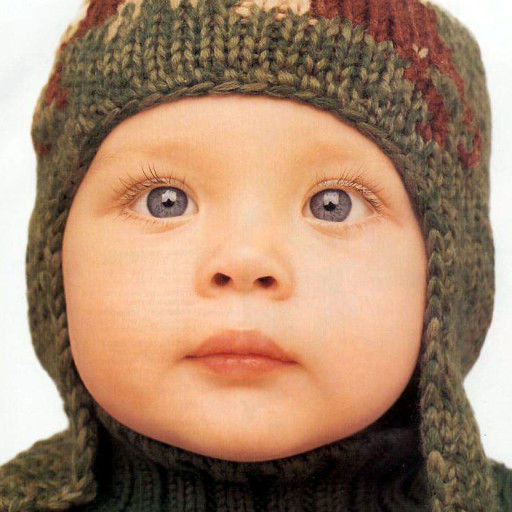
#> input picture input/Set5/Set5/baby.png, 512 x 512 px
$ python test_matcher.py
#> lines starting #> are read from the running program, lines starting #| are printed output that depends on the picture
### src/utils.py
import numpy as np
import cv2

def rgb2yiq(img_rgb):
    """
    Converts an RGB image into the YIQ color space.

    YIQ is the color space used by the NTSC color TV system.
    - Y (Luminance): Represents brightness/intensity (Super-Resolution is applied here).
    - I (In-phase): Represents the orange-blue range.
    - Q (Quadrature): Represents the purple-green range.

    Args:
        img_rgb (np.ndarray): Input RGB image with shape (H, W, 3) and values in range [0, 1].

    Returns:
        np.ndarray: The image converted to YIQ space with shape (H, W, 3).
    """
    # Standard NTSC conversion matrix
    yiq_matrix = np.array([[0.299, 0.587, 0.114],
                           [0.596, -0.274, -0.322],
                           [0.211, -0.523, 0.312]])

    h, w, c = img_rgb.shape

    # Flatten pixels to allow matrix multiplication
    img_reshaped = img_rgb.reshape(-1, 3)

    # Apply linear transformation: YIQ = RGB * Matrix^T
    img_yiq = np.dot(img_reshaped, yiq_matrix.T)

    return img_yiq.reshape(h, w, c)

# [26 lines left out: function yiq2rgb, not called in this run]

def imread_normalized(path):
    """
    Reads an image from disk, converts BGR to RGB, and normalizes pixel values to [0, 1].

    Args:
        path (str): File path to the image.

    Returns:
        np.ndarray: Loaded image as float32 array in RGB format.

    Raises:
        FileNotFoundError: If the image cannot be read from the path.
    """

    # OpenCV reads in BGR format by default
    img = cv2.imread(path)
    if img is None:
        raise FileNotFoundError(f"File not found: {path}")

    # Convert BGR -> RGB
    img = cv2.cvtColor(img, cv2.COLOR_BGR2RGB)

    # Normalize to [0, 1] range for numerical stability in SR algorithms
    return img.astype(np.float32) / 255.0

# [61 lines left out: functions imsave_normalized, degrade_gaussian_subsample, not called in this run]

### src/pyramid.py
import cv2
import numpy as np

def create_gaussian_pyramid(
    image,
    scale_factor=1.25,
    min_size=32,
    max_depth=6
):
    """
    Generates a Gaussian pyramid (Image Cascade) for multi-scale analysis.

    This function iteratively blurs and downsamples the input image to create
    a pyramid structure. This is crucial for patch-based SR methods (like Glasner et al.)
    to find similar patches across different scales within the same image.

    Args:
        image (np.ndarray): Input 2D grayscale image (Y channel) with shape (H, W).
        scale_factor (float, optional): The downscaling factor between pyramid levels. Paper typically uses 1.25. Defaults to 1.25
        min_size (int, optional): The minimum allowed dimension (height or width) for a pyramid level.
                                  Recursion stops if the image gets smaller than this. Defaults to 32.
        max_depth (int, optional): The maximum number of downscaled levels to generate. Defaults to 6

    Returns:
        List[np.ndarray]: A list containing the image pyramid, starting from the original
                          image [Level 0] down to the smallest scale [Level -N]
    """

    # Initialize the pyramid with the original high-resolution image (Level 0)
    pyramid = [image.astype(np.float32)]
    current_img = image.astype(np.float32)

    for i in range(1, max_depth + 1):
        h, w = current_img.shape

        # Calculate new dimensions based on the scale factor
        new_h = int(h / scale_factor)
        new_w = int(w / scale_factor)

        # Safety Check: Stop if the image becomes too small
        if new_h < min_size or new_w < min_size:
            break

        # Calculate the standart deviation (sigma) for the Gaussian kernel.
        # According to sampling theory, to prevent aliasing during downsampling,
        # the image must be low-pass filtered. The sigma is derived from the scale factor:
        # sigma = sqrt(s^2 - 1)
        sigma = np.sqrt(scale_factor**2 - 1.0)

        # Apply Gaussian Blur
        blurred = cv2.GaussianBlur(current_img, (0, 0), sigmaX=sigma, sigmaY=sigma)

        # Downsample the image
        # Note: Since we applied a strong Gaussian blur, INTER_NEAREST is acceptable here,
        # though INTER_LINEAR or INTER_AREA is often preferred in standard resize operations.
        current_img = cv2.resize(blurred, (new_w, new_h), interpolation=cv2.INTER_NEAREST)

        pyramid.append(current_img)
        print(f"Pyramid Level -{i}: {current_img.shape}")

    return pyramid

### src/patch_matcher.py
import numpy as np
from sklearn.neighbors import KDTree

def extract_patches(image, patch_size=5):
    """
    Extracts all possible overlapping patches from a given 2D image using a sliding window approach.

    Args:
        image (np.ndarray): Input 2D grayscale image (Y channel) with shape (H, W).
        patch_size (int, optional): The height and width of the square patches. Defaults to 5.

    Returns:
        Tuple[np.ndarray, np.ndarray]:
            - patches: A matrix of flattened patches with shape (N, patch_size*patch_size).
            - coords: An array of (y, x) coordinates representing the top-left corner of each patch with shape (N, 2).
    """

    h, w = image.shape
    patches = []
    coords = []

    # Iterate over the image with a sliding window
    for y in range(h - patch_size + 1):
        for x in range(w - patch_size + 1):
            # Extract the patch region
            patch = image[y:y+patch_size, x:x+patch_size]

            #Flatten the 2D patch to a 1D vector for feature representation
            patch_vector = patch.flatten()

            patches.append(patch_vector)
            coords.append((y, x))

    return np.array(patches), np.array(coords)


class PatchMatcher:
    """
    A class to facilitate fast nearest-neighbor searching of image patches.

    This class builds a KD-Tree index on the patches of a search image to allow
    efficient querying. It includes preprocessing steps like DC removal (mean substraction)
    to focus on structural texture rather than absolute intensity.
    """

    def __init__(self, search_image, patch_size=5):
        """
        Initializes the PatchMatcher by building an index over the provided image.

        Args:
            search_image (np.ndarray): The source image to search within.
            patch_size (int, optional): The size of the patches. Defaults to 5.
        """

        self.search_image = search_image
        self.patch_size = patch_size

        # Extract all patches and their coordinates from the search image
        self.patches, self.coords = extract_patches(search_image, patch_size)

        # DC Removal (Mean Substraction)
        # As described in SR literature, removing the averaga intensity
        # ensures that matching is invariant to local brightness changes and focuses on texture.
        self.means = np.mean(self.patches, axis=1, keepdims=True)
        self.patches_centered = self.patches - self.means

        # Build KD-Tree for efficient nearest neighbor search.
        # This is a one-time computationally expensive operation that speeds up subsequent queries.
        print(f"Creating index... ({len(self.patches)} patch)")
        self.tree = KDTree(self.patches_centered, leaf_size=40)

    def find_nearest_neighbors(self, query_patch, k=1):
        """
        Finds the most similar patch in the search image to the given query patch.

        Args:
            query_patch (np.ndarray): The input patch to find a match for. Shape should be (patch_size, patch_size).
            k (int, optional): The number of nearest neighbors to find. Defaults to 1.

        Returns:
            Tuple[np.ndarray, tuple, float]:
                - found_patch: The best matching patch reconstructed from the search image.
                - match_coord: The (y, x) coordinates of the matching patch in the search image.
                - distance: The Euclidean distance between the query and the match (in feature space).
            """

        # Flatten the query patch to match the indexed data format
        q_flat = query_patch.flatten().reshape(1, -1)

        # Remove DC component from the query patch to match the indexing strategy
        q_mean = np.mean(q_flat)
        q_centered = q_flat - q_mean

        # Query the KD-Tree
        # dist: Distances to the nearest neighbors
        # ind: Indices of the nearest neighbors in the self.patches array
        dist, ind = self.tree.query(q_centered, k=k)

        # Extract the best match (k=1 result)
        best_match_idx = ind[0][0]
        match_coord = self.coords[best_match_idx]

        #Retrieve the original pixel values of the matched patch
        found_patch_vector = self.patches[best_match_idx]
        found_patch = found_patch_vector.reshape(self.patch_size, self.patch_size)
        return found_patch, match_coord, dist[0][0]

### test_matcher.py
import matplotlib.pyplot as plt
import numpy as np
import random
from src.utils import imread_normalized, rgb2yiq
from src.pyramid import create_gaussian_pyramid
from src.patch_matcher import PatchMatcher

def main():
    print("Image is loading and pyramid is preparing...")
    img = imread_normalized("input/Set5/Set5/baby.png")
#> in imread_normalized, img is the input picture: shape (512, 512, 3); mean B, G, R 109.5, 134.2, 166.9
#> in imread_normalized, `return img.astype(np.float32) / 255.0`:
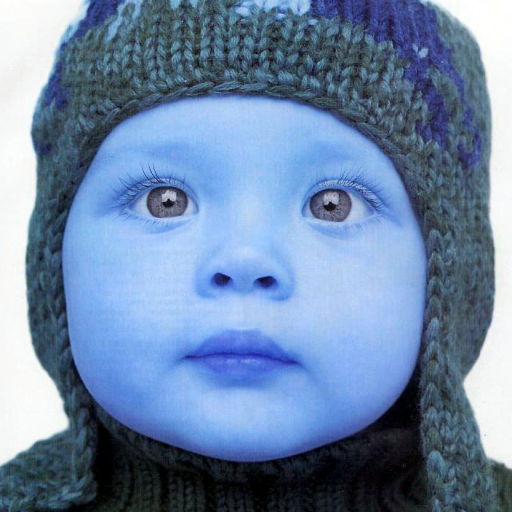
#> returned value: shape (512, 512, 3) float32; mean of channels 0, 1, 2 0.654, 0.526, 0.429; drawn as B, G, R
    img_yiq = rgb2yiq(img)
#> in rgb2yiq, `return img_yiq.reshape(h, w, c)`:
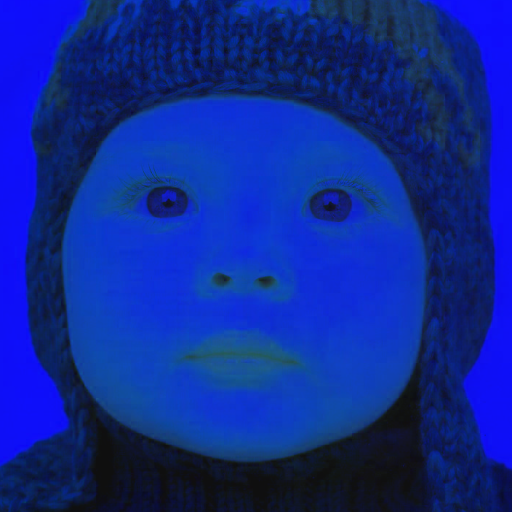
#> returned value: shape (512, 512, 3) float64; mean of channels 0, 1, 2 0.554, 0.108, -0.00331; drawn with min black and max white
    y_channel = img_yiq[:, :, 0]
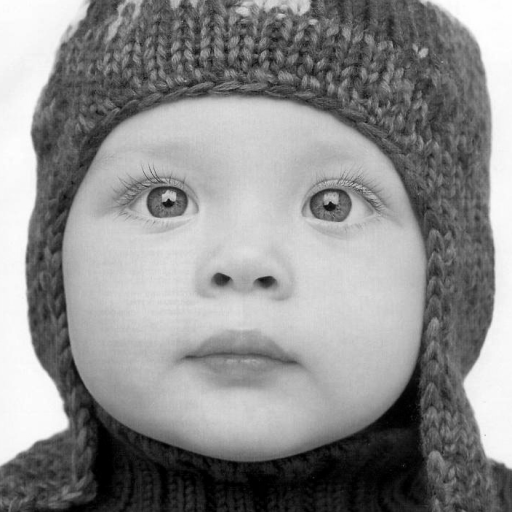
#> y_channel: shape (512, 512) float64; min 0, max 1, mean 0.554
    pyramid = create_gaussian_pyramid(y_channel)
#> the loop in create_gaussian_pyramid, `for i in range(1, max_depth + 1):` made 6 passes
#> pass 2, in create_gaussian_pyramid, `current_img = cv2.resize(blurred, (new_w, new_h), interpolation=cv2.IN..`:
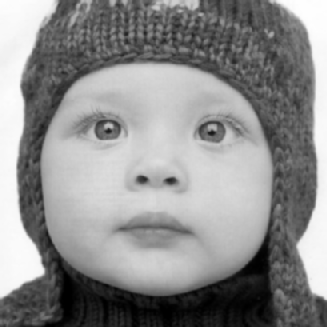
#> current_img: shape (327, 327) float32; min 5.47e-10, max 1, mean 0.555
#> after the loop in create_gaussian_pyramid, `for i in range(1, max_depth + 1):`:
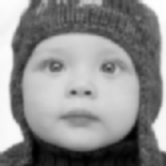
#> blurred: shape (166, 166) float32; min 0.0012, max 1, mean 0.557
#> after the loop in create_gaussian_pyramid, `for i in range(1, max_depth + 1):`:
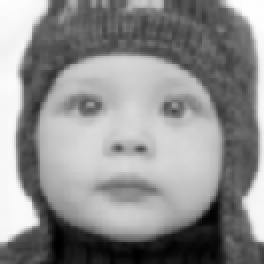
#> current_img: shape (132, 132) float32 (shown 2 times larger); min 0.0012, max 1, mean 0.558
#> after the loop in create_gaussian_pyramid, `for i in range(1, max_depth + 1):`: pyramid = 7 items
#> pyramid = 7 items

    #test scenario
    #lets get a patch from original image (level 0)
    #and lets look at the if there is anything similar into level -2 to that
    source_img = pyramid[0] #query will come from there
    search_img = pyramid[2] #search will be made here (level -2)

    print(f"Source Image: {source_img.shape}")
#| Source Image: (512, 512)
    print(f"Search Image: {search_img.shape}")
#| Search Image: (327, 327)

    #start the matcher (index the search image)
    matcher = PatchMatcher(search_img, patch_size=5)
#> after the loop in extract_patches, `for y in range(h - patch_size + 1):`: coords = 104329 items
#> in __init__, `self.patches, self.coords = extract_patches(search_image, patch_size)`: self.coords = 104329 pairs, first value 0 to 322, second value 0 to 322
#> (printed output is left out)

    #choose random patch
    h, w = source_img.shape
    ry = random.randint(0, h - 6)
    rx = random.randint(0, w - 6)

    query_patch = source_img[ry:ry+5, rx:rx+5]
#> query_patch = [[0.664, 0.664, 0.668, 0.68, 0.69], [0.642, 0.645, 0.672, 0.68, 0.699], [0.643, 0.647, 0.67, 0.676, 0.685], [0.648, 0.643, 0.651, 0.643, 0.667], [0.641, 0.648, 0.655, 0.635, 0.648]]

    #find the match
    print(f"Match is searching...")
    found_patch, found_coord, dist = matcher.find_nearest_neighbors(query_patch)
#> in find_nearest_neighbors, `q_mean = np.mean(q_flat)`: q_mean = 0.66
#> in find_nearest_neighbors, `dist, ind = self.tree.query(q_centered, k=k)`: dist = [0.0385]; ind = [78888]
#> in find_nearest_neighbors, `best_match_idx = ind[0][0]`: best_match_idx = 78888
#> in find_nearest_neighbors, `match_coord = self.coords[best_match_idx]`: match_coord = [244, 76]
#> in find_nearest_neighbors, `found_patch_vector = self.patches[best_match_idx]`: found_patch_vector = 25 values, max 0.659 at index 4, min 0.607 at index 20, mean 0.63
#> in find_nearest_neighbors, `found_patch = found_patch_vector.reshape(self.patch_size, self.patch_s..`: found_patch = [[0.627, 0.634, 0.642, 0.65, 0.659], [0.617, 0.627, 0.637, 0.646, 0.656], [0.612, 0.622, 0.632, 0.639, 0.649], [0.611, 0.62, 0.628, 0.632, 0.639], [0.607, 0.612, 0.619, 0.622, 0.62]]
#> found_coord = [244, 76]; dist = 0.0385

    print(f"Found Location (Level -2): {found_coord}")
#| Found Location (Level -2): [244  76]
    print(f"Similarity Distance: {dist:.4f}")
#| Similarity Distance: 0.0385

    plt.figure(figsize=(10, 5))

    plt.subplot(1, 3, 1)
    plt.imshow(query_patch, cmap='gray', vmin=0, vmax=1)
    plt.title("Query Patch\n(Level 0)")
    plt.axis('off')

    plt.subplot(1, 3, 2)
    plt.imshow(found_patch, cmap='gray', vmin=0, vmax=1)
    plt.title(f"Found Patch\n(Level -2)\nDist: {dist:.2f}")
    plt.axis('off')

    plt.subplot(1, 3, 3)

    # show the difference
    # since there may be a DC difference, we equate the averages and look at the difference.
    q_norm = query_patch - np.mean(query_patch)
#> q_norm = [[0.00366, 0.00366, 0.00758, 0.0193, 0.03], [-0.0182, -0.0147, 0.0123, 0.0201, 0.0393], [-0.017, -0.0131, 0.00997, 0.0157, 0.0252], [-0.0127, -0.017, -0.0092, -0.017, 0.00649], [-0.0196, -0.0122, -0.00483, -0.0249, -0.0127]]
    f_norm = found_patch - np.mean(found_patch)
#> f_norm = [[-0.00352, 0.00385, 0.0119, 0.0198, 0.0291], [-0.0136, -0.00374, 0.00677, 0.0154, 0.0261], [-0.0184, -0.00817, 0.00178, 0.00835, 0.0191], [-0.0198, -0.0107, -0.00234, 0.00174, 0.00851], [-0.0229, -0.0182, -0.0117, -0.00858, -0.0106]]
    diff = np.abs(q_norm - f_norm)
#> diff = [[0.00718, 0.00019, 0.0043, 0.000461, 0.000871], [0.00464, 0.011, 0.0055, 0.00473, 0.0132], [0.00136, 0.00494, 0.00819, 0.00739, 0.00614], [0.00715, 0.0063, 0.00685, 0.0188, 0.00202], [0.00325, 0.00594, 0.00692, 0.0163, 0.00203]]

    plt.imshow(diff, cmap='hot')
    plt.title("Texture Difference\n(Black=Perfect)")
    plt.axis('off')

    plt.show()
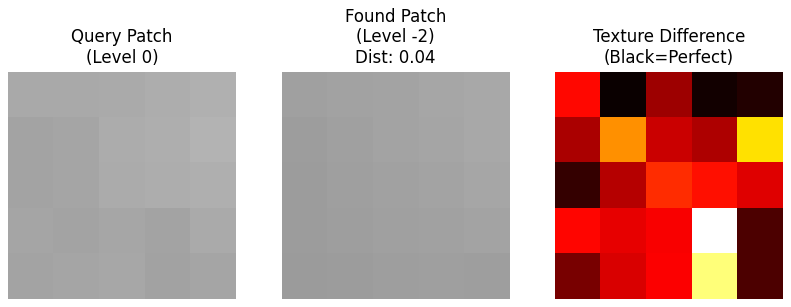
#> figure drawn by matplotlib, 3 panels

if __name__ == "__main__":
    main()

$ run again, with input/Set5/Set5/bird.png copied over input/Set5/Set5/baby.png
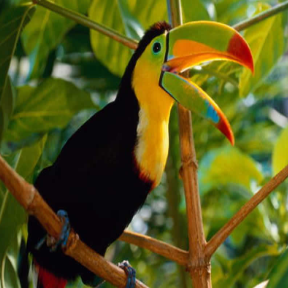
#> input picture input/Set5/Set5/bird.png, 288 x 288 px
#> in imread_normalized, img is the input picture: shape (288, 288, 3); mean B, G, R 27, 88.5, 88
#> after the loop in create_gaussian_pyramid, `for i in range(1, max_depth + 1):`:
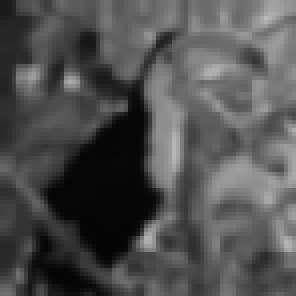
#> current_img: shape (74, 74) float32 (shown 4 times larger); min 0.0156, max 0.723, mean 0.315
#> after the loop in create_gaussian_pyramid, `for i in range(1, max_depth + 1):`: pyramid = 7 items
#| Source Image: (288, 288)
#| Search Image: (184, 184)
#> after the loop in extract_patches, `for y in range(h - patch_size + 1):`: coords = 32400 items
#> self.coords = 32400 pairs, first value 0 to 179, second value 0 to 179
#> (printed output is left out)
#> query_patch = [[0.327, 0.322, 0.31, 0.302, 0.314], [0.347, 0.331, 0.31, 0.313, 0.328], [0.363, 0.344, 0.317, 0.323, 0.344], [0.371, 0.356, 0.336, 0.34, 0.357], [0.379, 0.371, 0.356, 0.359, 0.371]]
#> q_mean = 0.34
#> in find_nearest_neighbors, `dist, ind = self.tree.query(q_centered, k=k)`: dist = [0.0412]; ind = [6577]
#> best_match_idx = 6577
#> match_coord = [36, 97]
#> found_patch_vector = 25 values, max 0.487 at index 20, min 0.404 at index 3, mean 0.448
#> in find_nearest_neighbors, `found_patch = found_patch_vector.reshape(self.patch_size, self.patch_s..`: found_patch = [[0.454, 0.43, 0.409, 0.404, 0.415], [0.458, 0.438, 0.418, 0.415, 0.424], [0.461, 0.445, 0.432, 0.433, 0.444], [0.469, 0.457, 0.45, 0.456, 0.468], [0.487, 0.483, 0.482, 0.478, 0.479]]
#> in main, `found_patch, found_coord, dist = matcher.find_nearest_neighbors(query_..`: found_coord = [36, 97]; dist = 0.0412
#| Found Location (Level -2): [36 97]
#| Similarity Distance: 0.0412
#> q_norm = [[-0.0125, -0.0178, -0.0296, -0.0376, -0.0261], [0.00691, -0.00854, -0.0293, -0.027, -0.0119], [0.0238, 0.00423, -0.0228, -0.0165, 0.00485], [0.0317, 0.016, -0.00362, 0.000638, 0.0176], [0.0395, 0.0317, 0.016, 0.0189, 0.0315]]
#> f_norm = [[0.00644, -0.0172, -0.0391, -0.0434, -0.0322], [0.0106, -0.00961, -0.0291, -0.0322, -0.0234], [0.0136, -0.00242, -0.0159, -0.0143, -0.00371], [0.0216, 0.00928, 0.00214, 0.00829, 0.0203], [0.039, 0.0352, 0.0344, 0.0303, 0.0314]]
#> diff = [[0.019, 0.000671, 0.00946, 0.00581, 0.00606], [0.00365, 0.00106, 0.000173, 0.00517, 0.0115], [0.0103, 0.00664, 0.00689, 0.00221, 0.00856], [0.0101, 0.00671, 0.00576, 0.00765, 0.00269], [0.000556, 0.00349, 0.0184, 0.0114, 8.44e-05]]
#> in main, `plt.show()`:
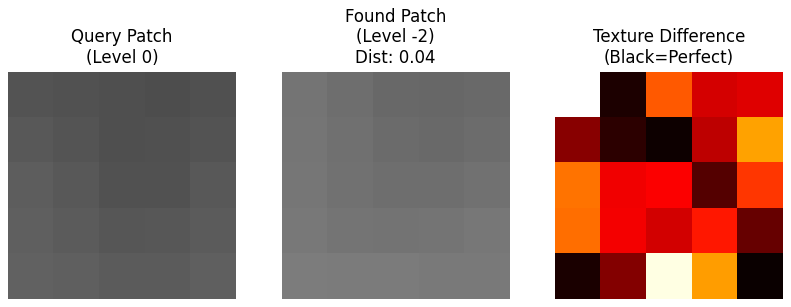
#> figure drawn by matplotlib, 3 panels

$ run again, with input/Set5/Set5/butterfly.png copied over input/Set5/Set5/baby.png
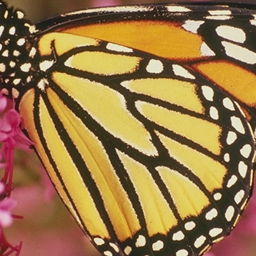
#> input picture input/Set5/Set5/butterfly.png, 256 x 256 px
#> in imread_normalized, img is the input picture: shape (256, 256, 3); mean B, G, R 72.8, 119.2, 153
#> after the loop in create_gaussian_pyramid, `for i in range(1, max_depth + 1):`:
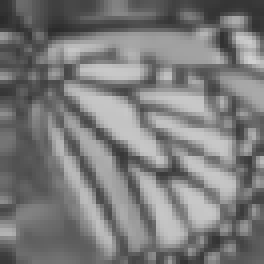
#> current_img: shape (66, 66) float32 (shown 4 times larger); min 0.167, max 0.819, mean 0.486
#> after the loop in create_gaussian_pyramid, `for i in range(1, max_depth + 1):`: pyramid = 7 items
#| Source Image: (256, 256)
#| Search Image: (163, 163)
#> after the loop in extract_patches, `for y in range(h - patch_size + 1):`: coords = 25281 items
#> self.coords = 25281 pairs, first value 0 to 158, second value 0 to 158
#> (printed output is left out)
#> query_patch = [[0.787, 0.674, 0.434, 0.214, 0.189], [0.779, 0.804, 0.535, 0.185, 0.188], [0.759, 0.814, 0.743, 0.392, 0.238], [0.765, 0.77, 0.831, 0.73, 0.344], [0.772, 0.767, 0.808, 0.856, 0.573]]
#> q_mean = 0.598
#> in find_nearest_neighbors, `dist, ind = self.tree.query(q_centered, k=k)`: dist = [0.296]; ind = [17265]
#> best_match_idx = 17265
#> match_coord = [108, 93]
#> found_patch_vector = 25 values, max 0.779 at index 5, min 0.209 at index 4, mean 0.567
#> in find_nearest_neighbors, `found_patch = found_patch_vector.reshape(self.patch_size, self.patch_s..`: found_patch = [[0.763, 0.64, 0.408, 0.218, 0.209], [0.779, 0.713, 0.516, 0.243, 0.217], [0.777, 0.754, 0.631, 0.332, 0.258], [0.769, 0.768, 0.733, 0.515, 0.362], [0.761, 0.765, 0.776, 0.723, 0.536]]
#> in main, `found_patch, found_coord, dist = matcher.find_nearest_neighbors(query_..`: found_coord = [108, 93]; dist = 0.296
#| Found Location (Level -2): [108  93]
#| Similarity Distance: 0.2960
#> q_norm = [[0.189, 0.0763, -0.164, -0.384, -0.409], [0.181, 0.206, -0.0633, -0.413, -0.41], [0.161, 0.216, 0.145, -0.206, -0.36], [0.167, 0.172, 0.233, 0.131, -0.254], [0.174, 0.169, 0.21, 0.258, -0.0254]]
#> f_norm = [[0.196, 0.0737, -0.159, -0.349, -0.357], [0.213, 0.147, -0.051, -0.324, -0.35], [0.21, 0.187, 0.0643, -0.234, -0.309], [0.202, 0.201, 0.166, -0.0516, -0.205], [0.194, 0.198, 0.21, 0.156, -0.0301]]
#> diff = [[0.00778, 0.00262, 0.00507, 0.0356, 0.0513], [0.0314, 0.0592, 0.0123, 0.0898, 0.0601], [0.0492, 0.0291, 0.0808, 0.0284, 0.0513], [0.0353, 0.0288, 0.067, 0.183, 0.0489], [0.0205, 0.0298, 0.000357, 0.102, 0.00465]]
#> in main, `plt.show()`:
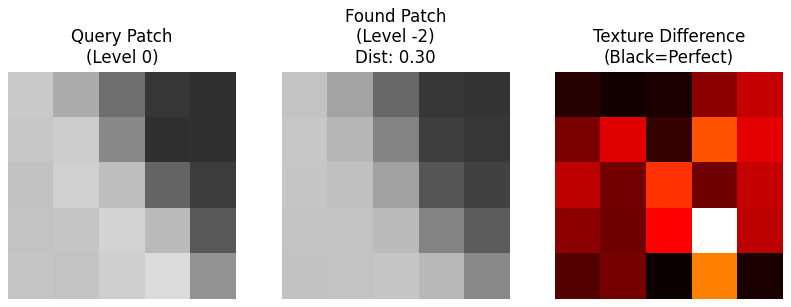
#> figure drawn by matplotlib, 3 panels
